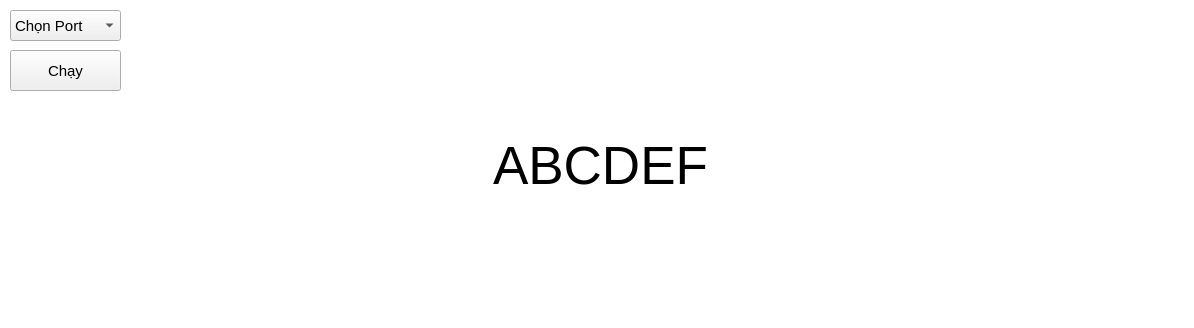
<?xml version="1.0" encoding="UTF-8"?>
<ui version="4.0">
 <class>MainWindow</class>
 <widget class="QMainWindow" name="MainWindow">
  <property name="geometry">
   <rect>
    <x>0</x>
    <y>0</y>
    <width>1194</width>
    <height>328</height>
   </rect>
  </property>
  <property name="windowTitle">
   <string>MainWindow</string>
  </property>
  <widget class="QWidget" name="centralwidget">
   <widget class="QComboBox" name="Select_cb">
    <property name="geometry">
     <rect>
      <x>10</x>
      <y>10</y>
      <width>111</width>
      <height>31</height>
     </rect>
    </property>
    <property name="font">
     <font>
      <pointsize>11</pointsize>
     </font>
    </property>
    <item>
     <property name="text">
      <string>Chọn Port</string>
     </property>
    </item>
   </widget>
   <widget class="QPushButton" name="Run_pb">
    <property name="geometry">
     <rect>
      <x>10</x>
      <y>50</y>
      <width>111</width>
      <height>41</height>
     </rect>
    </property>
    <property name="font">
     <font>
      <pointsize>11</pointsize>
     </font>
    </property>
    <property name="text">
     <string>Chạy</string>
    </property>
   </widget>
   <widget class="QLabel" name="label">
    <property name="geometry">
     <rect>
      <x>0</x>
      <y>0</y>
      <width>1201</width>
      <height>331</height>
     </rect>
    </property>
    <property name="font">
     <font>
      <pointsize>40</pointsize>
     </font>
    </property>
    <property name="styleSheet">
     <string notr="true">background-color: rgb(255, 255, 255);</string>
    </property>
    <property name="text">
     <string>ABCDEF</string>
    </property>
    <property name="alignment">
     <set>Qt::AlignCenter</set>
    </property>
   </widget>
   <zorder>label</zorder>
   <zorder>Select_cb</zorder>
   <zorder>Run_pb</zorder>
  </widget>
 </widget>
 <resources/>
 <connections/>
</ui>
